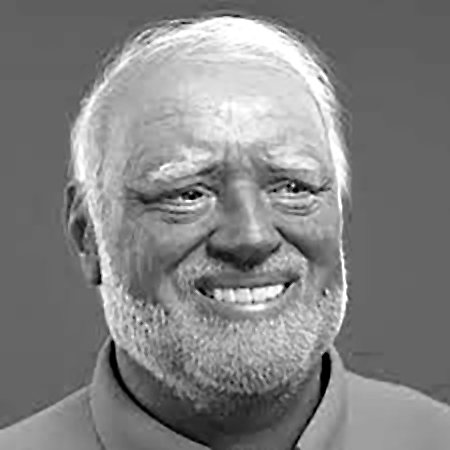
#> input picture image.jpg, 450 x 450 px
$ python main.py image.jpg
#> lines starting #> are read from the running program, lines starting #| are printed output that depends on the picture
### ascii_statistics.py
import io
import matplotlib.pyplot as plt
from PIL import Image, ImageDraw, ImageFont
import numpy as np


def gen_img_statistic(original_image, ascii_img):
    MARGIN = 30
    ascii_img_c = ascii_img.crop(
        (0, 0, ascii_img.width // 2, ascii_img.height))
    draw = ImageDraw.Draw(ascii_img_c)

    # Draw text with copy
    font = ImageFont.truetype("nerd_font.ttf", 30)
    txt = "Hide the pain Harold"
    # Get the bounding box of the text i.e. (0, 4, 324, 29)
    _, _, bbx, bby = draw.textbbox((0, 0), txt, font=font)
    draw.rectangle(
        [(MARGIN, MARGIN),
         ((MARGIN + bbx), (MARGIN + bby))], fill=255)
    draw.text((MARGIN, MARGIN), txt, font=font, fill=0)

    # Graphs
    # 1/4 of the original width and height.
    # Matplotlib is using inches as units
    new_width = (ascii_img_c.width - MARGIN * 2) // 96
    new_height = (ascii_img_c.height // 4 - MARGIN) // 96

    orig_img_hist = original_image.histogram()
    _, (ax1, ax2) = plt.subplots(1, 2, figsize=(new_width, new_height))

    # 1st Histogram
    ax1.bar(range(len(orig_img_hist)), orig_img_hist, width=1.4, color="black")
    ax1.set_title('Image Histogram')
    ax1.set_xlabel('Pixel Value')
    ax1.set_ylabel('Frequency')

    # 2nd Histogram
    data_normalized = (orig_img_hist - np.mean(orig_img_hist)
                       ) / np.std(orig_img_hist)

    # Generate circular data
    theta = np.linspace(0, 2 * np.pi, len(orig_img_hist))
    x = data_normalized * np.cos(theta)
    y = data_normalized * np.sin(theta)

    ax2.scatter(x, y, s=0.8, c="black")
    ax2.set_title("Circular Scatter Plot of Normalized Data")

    buf = io.BytesIO()
    plt.savefig(buf, format="png")
    buf.seek(0)

    chart_img = Image.open(buf)
    ascii_img_c.paste(chart_img, (MARGIN, 70), chart_img)
    ascii_img_c.show()

### main.py
from sys import argv
from pathlib import Path
from PIL import Image, ImageDraw, ImageFont, ImageFilter, \
    ImageOps, ImageEnhance
import numpy as np
from ascii_statistics import gen_img_statistic

# Constants
FONT = ImageFont.truetype("nerd_font.ttf", 10)
CHAR_WIDTH = FONT.getlength("W")     # Get the width of a single character
ascent, descent = FONT.getmetrics()  # Get the height of a character
CHAR_HEIGHT = ascent + descent
ASPECT_RATIO = 0.5
FONT_ASPECT_RATIO = CHAR_WIDTH / CHAR_HEIGHT
ASCII_CHAR_MODES = {
    "1": "@%#*+=-:. ",
    "L": (
        "$@B%8&WM#*oahkbdpqwmZO0QLCJUYXzcvunxrjft/\|()1{}[]?-_+~<>i!lI;:,^`'."
    ),
    "RGB": (
        "$@B%8&WM#*oahkbdpqwmZO0QLCJUYXzcvunxrjft/\|()1{}[]?-_+~<>i!lI;:,^`'."
    )
}


def evaulate_img(img):
    """
    Image analysis. Evaulating if image is
    'overexposed' or 'underexposed'
    """
    histogram_np = np.array(img.histogram())
    intensity_np = np.arange(len(histogram_np))
    # Weighted avg
    average = np.sum(histogram_np * intensity_np) // np.sum(histogram_np)

    modified_img = ImageOps.autocontrast(img)

    # Underexposed < 60; Overexposed > 190
    # Attempt to 'normalize' image
    if average < 60:
        print("Image is underexposed")
        enh = ImageEnhance.Brightness(modified_img)
        modified_img = enh.enhance(4.0)
    elif average > 190:
        print("Image is overexposed")
        enh = ImageEnhance.Brightness(modified_img)
        modified_img = enh.enhance(0.7)
    else:
        # Nice, chain of fools is possible
        modified_img = (
            modified_img
            .filter(ImageFilter.DETAIL)
            .filter(ImageFilter.SHARPEN)
        )
        enh = ImageEnhance.Brightness(modified_img)
        modified_img = enh.enhance(1.4)

    enh = ImageEnhance.Contrast(modified_img)
    modified_img = enh.enhance(1.8)

    return modified_img


def ascii_version_path(file_input, ext):
    file_path = Path(file_input)
    file_basename = f"{file_path.stem}-ascii.{ext}"

    return f"{file_path.parent}/{file_basename}"


def gen_ascii(pixels, w, file, ascii_chars):
    """
    ::::;,,;^;,,,,,,,,,,,,,,,,,,,,,`^^^^^^^^^^^^^^^^,````````````````````:,I
    .........;]-[l+<-.~,<i;]_}zY-)\_!..'......^I.:......;I^^.`^'''''''''''''
    """
    ascii_str = ""

    for i, pixel in enumerate(pixels):
        ascii_str += ascii_chars[min(
            pixel // (255 // (len(ascii_chars) - 1)),
            len(ascii_chars) - 1)]
        if (i + 1) % w == 0:
            ascii_str += "\n"

    text_file = ascii_version_path(file, "txt")

    with open(text_file, "w", encoding="utf-8") as f:
        f.write(ascii_str)
    print(f"ASCII text file saved to {text_file}")

    return ascii_str


def draw_ascii_img(w, h, file, ascii_str):
    """
    Draw and save ASCII image
    """
    ascii_img_width = int(round(w * CHAR_WIDTH))
    ascii_img_height = int(round(h * CHAR_HEIGHT))
    ascii_img = Image.new("L", (ascii_img_width, ascii_img_height), 255)
    draw = ImageDraw.Draw(ascii_img)

    lines = ascii_str.split("\n")

    y = 0
    for line in lines:
        draw.text((0, y), line, fill=0, font=FONT)
        y += CHAR_HEIGHT

    img_file = ascii_version_path(file, "png")

    ascii_img.show()
    ascii_img.save(img_file)
    print(f"ASCII image file saved to {img_file}")

    return ascii_img


def main():
    """
    Function that generates ascii from input image
    """

    file_input = argv[1:]
    file = None
    if not file_input:
        print("Please provide a filename with path as an argument")
        exit()
    elif len(file_input) > 1:
        print("Please provide single file including the path to the file")
        exit()
    else:
        file = file_input[0]

    image = Image.open(file)
#> image is the input picture: PIL image 450x450 RGB; min 0, max 255, mean 130
    # Default to grayscale set if mode is not found
    ascii_chars = ASCII_CHAR_MODES.get(image.mode, ASCII_CHAR_MODES["L"])
    gray_img = image.convert("L")

    orig_width, orig_height = gray_img.size
#> orig_width = 450; orig_height = 450
    # Font thingy
    new_height = int(orig_height * FONT_ASPECT_RATIO)
#> new_height = 342

    new_width = int(orig_width * ASPECT_RATIO)
#> new_width = 225
    new_height = int(new_height * ASPECT_RATIO)
#> new_height = 171
    resized_img = gray_img.resize((new_width, new_height))
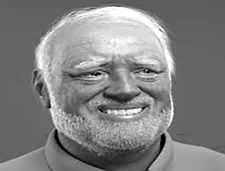
#> resized_img: PIL image 225x171 L; min 0, max 255, mean 130

    modified_img = evaulate_img(resized_img)
#> in evaulate_img, `histogram_np = np.array(img.histogram())`: histogram_np = 256 values, max 4875 at index 101, min 1 at index 8, mean 150.3
#> in evaulate_img, `intensity_np = np.arange(len(histogram_np))`: intensity_np = 256 values from 0 to 255
#> in evaulate_img, `average = np.sum(histogram_np * intensity_np) // np.sum(histogram_np)`: average = 129
#> in evaulate_img, `modified_img = enh.enhance(1.8)`:
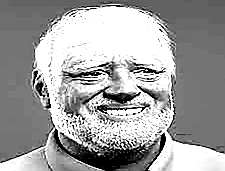
#> modified_img: PIL image 225x171 L; min 0, max 255, mean 159.5

    pixels = modified_img.getdata()

    ascii_str = gen_ascii(pixels, new_width, file, ascii_chars)
    ascii_img = draw_ascii_img(new_width, new_height, file, ascii_str)
#> in draw_ascii_img, `ascii_img = Image.new("L", (ascii_img_width, ascii_img_height), 255)`: ascii_img: PIL image 2225x2223 L; every value is 255
#> after the loop in draw_ascii_img, `for line in lines:`: y = 2236
#> in draw_ascii_img, `ascii_img.show()`:
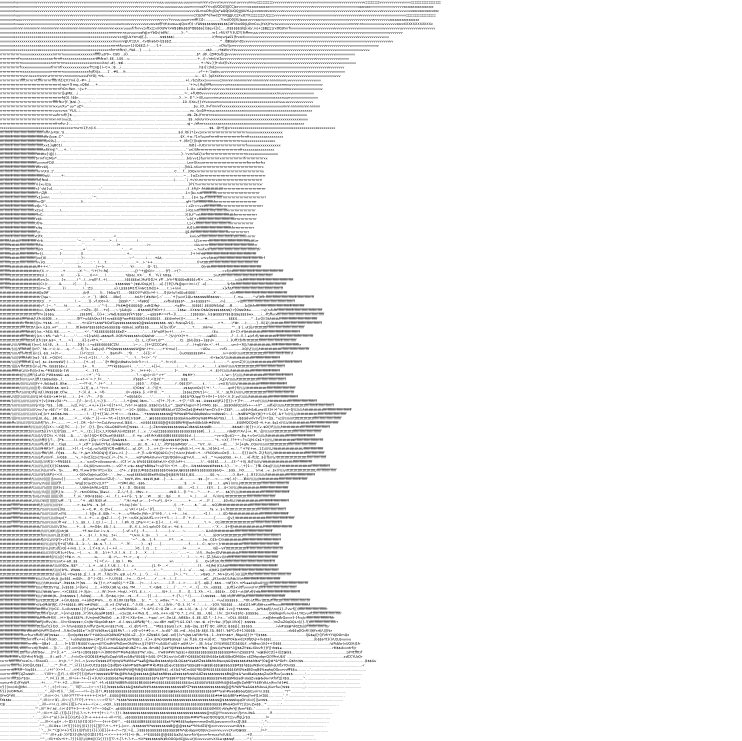
#> shown: PIL image 2225x2223 L (shown at 1/3 size); min 0, max 255, mean 241.5
    gen_img_statistic(resized_img, ascii_img)
#> in gen_img_statistic, `ascii_img_c = ascii_img.crop( (0, 0, ascii_img.width // 2, ascii_img.h..`:
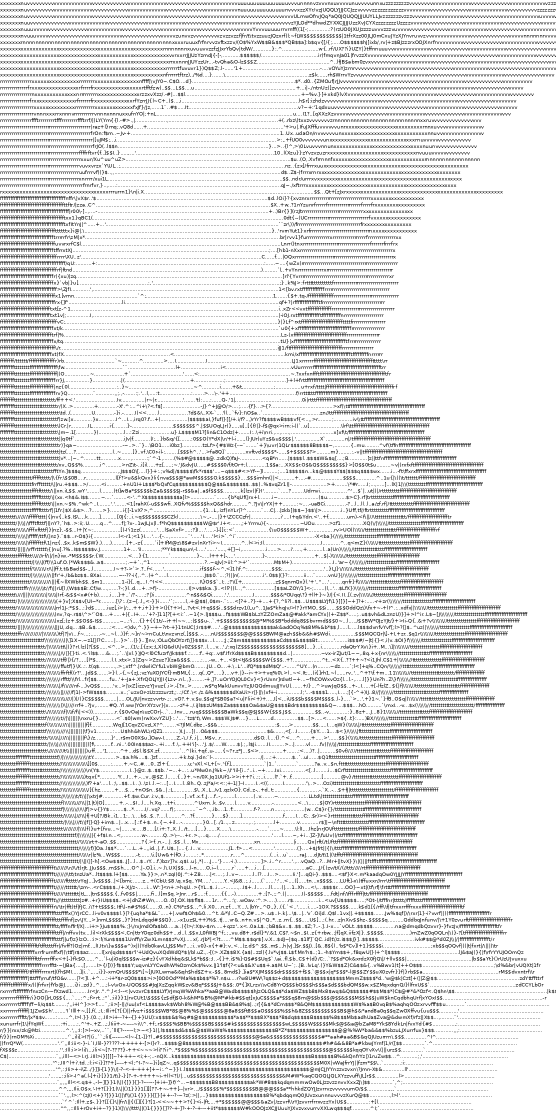
#> ascii_img_c: PIL image 1112x2223 L (shown at 1/2 size); min 0, max 255, mean 228.3
#> in gen_img_statistic, `_, _, bbx, bby = draw.textbbox((0, 0), txt, font=font)`: bbx = 309; bby = 34
#> in gen_img_statistic, `orig_img_hist = original_image.histogram()`: orig_img_hist has the same summary as histogram_np in evaulate_img
#> in gen_img_statistic, `data_normalized = (orig_img_hist - np.mean(orig_img_hist) ) / np.std(o..`: data_normalized = 256 values, max 12.12 at index 101, min -0.383 at index 8, mean 1.39e-17
#> in gen_img_statistic, `theta = np.linspace(0, 2 * np.pi, len(orig_img_hist))`: theta = 256 values from 0 to 6.28
#> in gen_img_statistic, `x = data_normalized * np.cos(theta)`: x = 256 values, max 0.307 at index 255, min -9.63 at index 101, mean -0.197
#> in gen_img_statistic, `y = data_normalized * np.sin(theta)`: y = 256 values, max 7.36 at index 101, min -0.424 at index 159, mean 0.0383
#> in gen_img_statistic, `plt.savefig(buf, format="png")`:
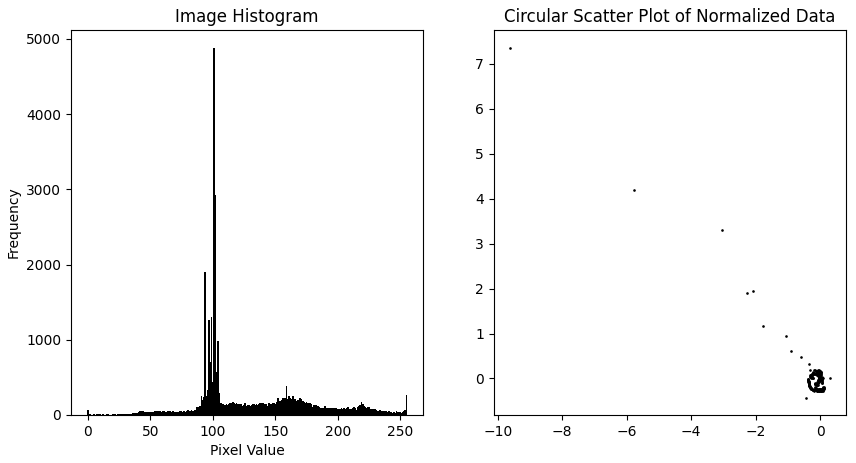
#> figure drawn by matplotlib, 2 panels; panel 1: tallest bar 4875 high, from x = 100.3 to 101.7
#> in gen_img_statistic, `chart_img = Image.open(buf)`:
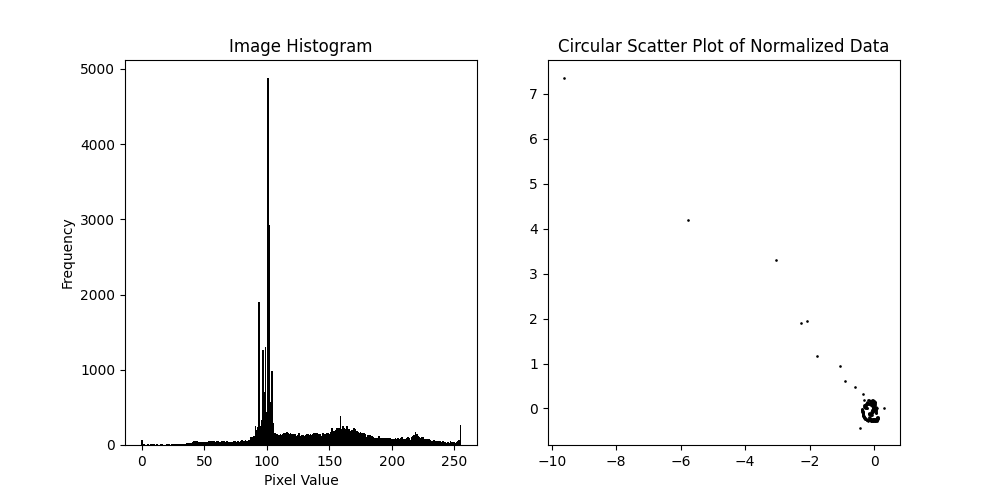
#> chart_img: PIL image 1000x500 RGBA; mean R, G, B, A 249.2, 249.2, 249.2, 255
#> in gen_img_statistic, `ascii_img_c.paste(chart_img, (MARGIN, 70), chart_img)`:
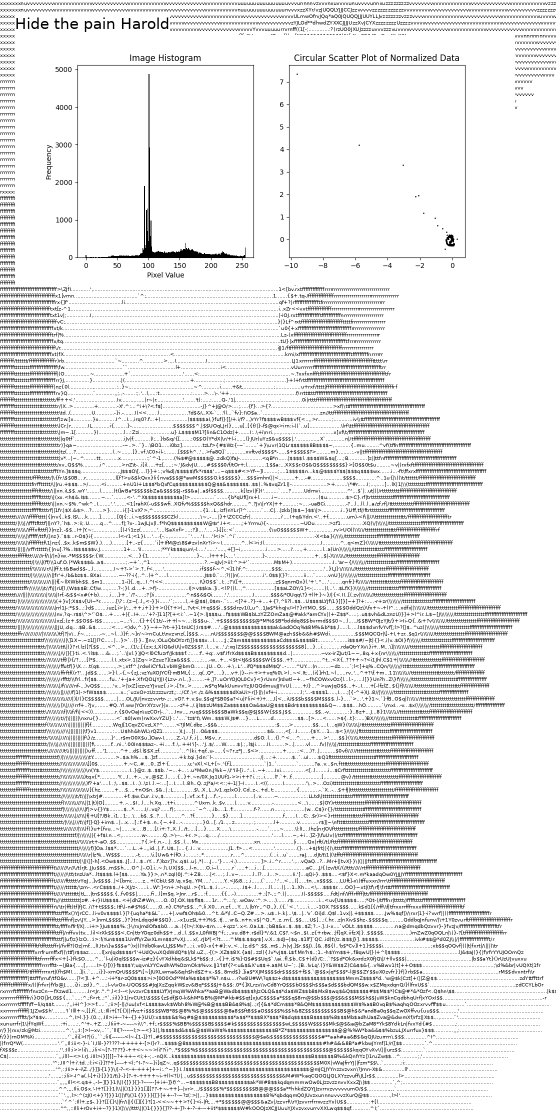
#> ascii_img_c: PIL image 1112x2223 L (shown at 1/2 size); min 0, max 255, mean 231.9


if __name__ == "__main__":
    try:
        main()
    except OSError as e:
        print(e)
